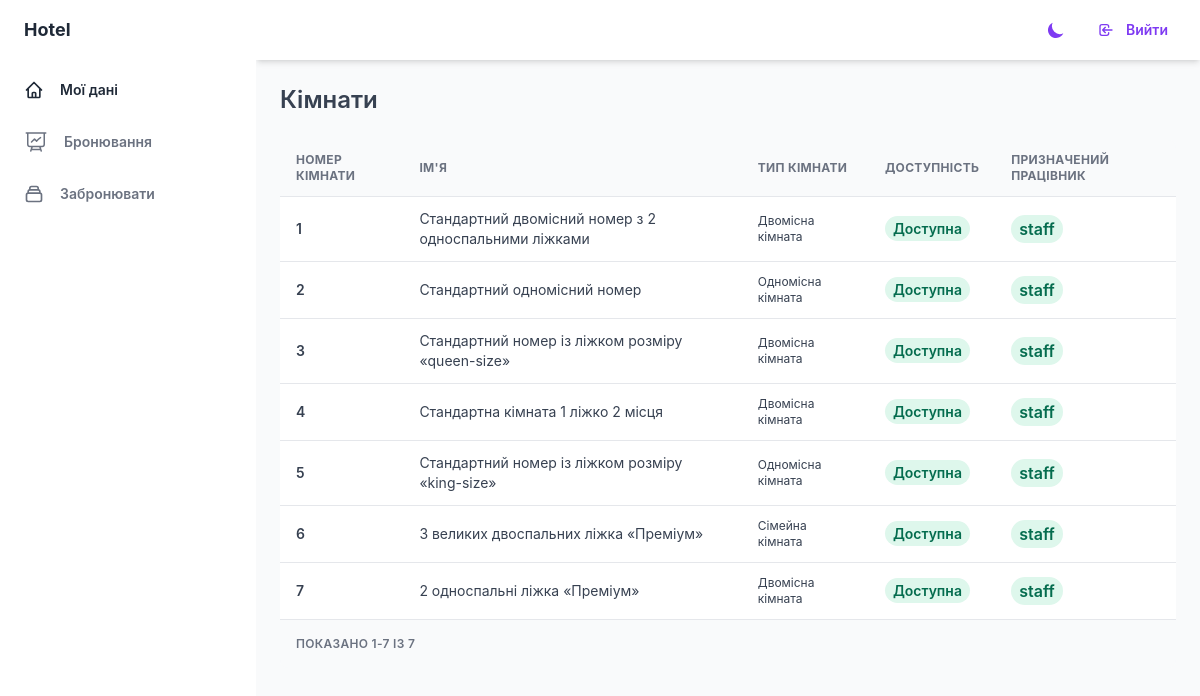
Page /admin-rooms.html (signed in) on the committed database.
### main/models.py (models this page shows, shortened)
class Room(models.Model):
    room_no = models.CharField(max_length=10, primary_key=True)
    name = models.CharField(max_length=500, null=True, blank=True)
    room_type = models.ForeignKey('RoomType', null=False, blank=True, on_delete=models.CASCADE)
    availability = models.BooleanField(default=0)
    booked = models.BooleanField(default=0)
    conveniences = models.ManyToManyField('Faciliti', related_name='conveniences')
    staff = models.ForeignKey('Customer', on_delete=models.CASCADE, editable=True, related_name='rooms_as_staff')
    adult_count = models.IntegerField(default=0)
    child_count = models.IntegerField(default=0)
    images = models.ManyToManyField('Image', related_name='images')
    price = models.PositiveSmallIntegerField(null=True, blank=True)
    class Meta:
        ordering = ['room_no', ]
        permissions = (('can_view_room', 'Можна переглянути кімнату'),)
    def display_facility(self):
        return ', '.join([faciliti.name for faciliti in self.conveniences.all()])
    display_facility.short_description = 'Зручності'
    def display_images(self):
        return ', '.join([image.__str__() for image in self.images.all()])
    display_images.short_description = 'Зображення'

class RoomType(models.Model):
    name = models.CharField(max_length=25)
    price = models.PositiveSmallIntegerField()
    def __str__(self):
        return self.name

class Customer(AbstractUser):
    customer_id = models.AutoField(primary_key=True)
    middle_name = models.CharField(max_length=50, null=True, blank=True)
    contact_no = models.CharField(max_length=15, blank=True, null=True)
    address = models.CharField(max_length=100, blank=True, null=True)
    user_type = models.ForeignKey('UserType', null=True, blank=True, on_delete=models.PROTECT, default=None)
    groups = models.ManyToManyField(
        Group,
        verbose_name='groups',
        blank=True,
        help_text='The groups this user belongs to.',
        related_name='customer_set',  # змінений related_name
        related_query_name='Customer'
    )
    user_permissions = models.ManyToManyField(
        Permission,
        verbose_name='user permissions',
        blank=True,
        help_text='Specific permissions for this user.',
        related_name='customer_set',  # змінений related_name
        related_query_name='Customer'
    )

### main/views.py (the view)
# urls.py: path('admin-rooms.html', views.admin_rooms, name='admin_rooms'),
@login_required
def admin_rooms(request):
    context = {}
    if 'page' in request.GET:
        current_page = int(request.GET['page'])
    else:
        current_page = 1
    if 'step' in request.GET:
        step = int(request.GET['step'])
    else:
        step = 10
    if step > 1000:
        step = 1000
    if 'room_no' in request.GET:
        room_no = int(request.GET['room_no'])
        rooms = Room.objects.filter(room_no=room_no)
    else:
        rooms = Room.objects.all()
    paginator = Paginator(rooms, step)
    rooms_page = paginator.get_page(current_page)
    previous_page = rooms_page.previous_page_number() if rooms_page.has_previous() else None
    next_page = rooms_page.next_page_number() if rooms_page.has_next() else None
    all_count_page = paginator.count
    context['rooms'] = rooms_page
    context['current_page'] = current_page
    context['previous_page'] = previous_page
    context['next_page'] = next_page
    context['step'] = step
    context['all_count_page'] = all_count_page
    showing_pages = ""
    if current_page + step <= all_count_page:
        showing_pages = '-'.join([str(current_page), str(current_page + step)])
    else:
        showing_pages = '-'.join([str(current_page), str(all_count_page)])
    context['showing_pages'] = showing_pages
    return render(request, 'profile_admin_pages/rooms.html', context)

### main/templates/profile_admin_pages/rooms.html (shortened to what this page needs)
{% extends 'base-profile.html' %}
{% block main-content %}
<main class="h-full pb-16 overflow-y-auto">
    <div class="container px-6 mx-auto grid">
      <h2
        class="my-6 text-2xl font-semibold text-gray-700 dark:text-gray-200"
      >
        Кімнати
      </h2>
      {% if not rooms %}
      <h4 class="mb-4 text-lg font-semibold text-gray-600 dark:text-gray-300">
        Кімнат немає!
      </h4>
      {% else %}
      <div class="w-full overflow-hidden rounded-lg shadow-xs">
        <div class="w-full overflow-x-auto">
          <table class="w-full whitespace-no-wrap">
            <thead>
              <tr
                class="text-xs font-semibold tracking-wide text-left text-gray-500 uppercase border-b dark:border-gray-700 bg-gray-50 dark:text-gray-400 dark:bg-gray-800">
                <th class="px-4 py-3">Номер кімнати</th>
                <th class="px-4 py-3 max-w-sm">Ім'я</th>
                <th class="px-4 py-3">Тип кімнати</th>
                <th class="px-4 py-3">Доступність</th>
                <th class="px-4 py-3">Призначений працівник</th>
              </tr>
            </thead>
            <tbody class="bg-white divide-y dark:divide-gray-700 dark:bg-gray-800">
              {% for room in rooms %}
              <tr class="text-gray-700 dark:text-gray-400">
                <td class="px-4 py-3">
                  <div class="flex items-center text-sm">
                    <div>
                      <p class="font-semibold">
                        {{ room.room_no }}
                    </div>
                  </div>
                </td>
                <td class="px-4 py-3 text-sm">
                  {{ room.name }}
                </td>
                <td class="px-4 py-3 text-xs">
                  {{ room.room_type }}
                </td>
                <td class="px-4 py-3 text-sm">
                  {% if room.availability %}
                    <span
                      class="px-2 py-1 font-semibold leading-tight text-green-700 bg-green-100 rounded-full dark:bg-green-700 dark:text-green-100">
                      Доступна
                    </span>
                  {% else %}
                    <span
                        class="px-2 py-1 font-semibold leading-tight text-red-700 bg-red-100 rounded-full dark:text-red-100 dark:bg-red-700">
                        Не доступна
                      </span>
                  {% endif %}
                </td>
                <td class="px-4 py-3">
                  <a href="{% url 'admin_workers' %}?user_id={{ room.staff.customer_id }}">
                    <span
                    class="px-2 py-1 font-semibold leading-tight text-green-700 bg-green-100 rounded-full dark:bg-green-700 dark:text-green-100">
                    {{ room.staff.username }}
                    </span>
                  </a>
                </td>
              </tr>
              {% endfor %}
            </tbody>
          </table>
        </div>
        <div
          class="grid px-4 py-3 text-xs font-semibold tracking-wide text-gray-500 uppercase border-t dark:border-gray-700 bg-gray-50 sm:grid-cols-9 dark:text-gray-400 dark:bg-gray-800">
          <span class="flex items-center col-span-3">
            Показано {{ showing_pages }} із {{ all_count_page }}
          </span>
          <span class="col-span-2"></span>
          <span class="flex col-span-4 mt-2 sm:mt-auto sm:justify-end">
          </span>
        </div>
      </div>
      {% endif %}
    </div>
  </main>
{% endblock %}

### rows in the picture
Room: room_no "1", name "Стандартний двомісний номер з 2 односпальними ліжками", room_type "Двомісна кімната", availability "Доступна", staff.username "staff"
Room: room_no "2", name "Стандартний одномісний номер", room_type "Одномісна кімната", availability "Доступна", staff.username "staff"
Room: room_no "3", name "Стандартний номер із ліжком розміру «queen-size»", room_type "Двомісна кімната", availability "Доступна", staff.username "staff"
Room: room_no "4", name "Стандартна кімната 1 ліжко 2 місця", room_type "Двомісна кімната", availability "Доступна", staff.username "staff"
Room: room_no "5", name "Стандартний номер із ліжком розміру «king-size»", room_type "Одномісна кімната", availability "Доступна", staff.username "staff"
Room: room_no "6", name "3 великих двоспальних ліжка «Преміум»", room_type "Сімейна кімната", availability "Доступна", staff.username "staff"
Room: room_no "7", name "2 односпальні ліжка «Преміум»", room_type "Двомісна кімната", availability "Доступна", staff.username "staff"

### other values in the picture
{{ showing_pages }} "1-7"
{{ all_count_page }} "7"
